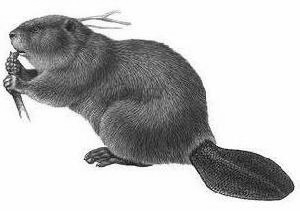
#> input picture pythonCV/1.png, 300 x 211 px
$ python pythonCVTest.py 1.png 2.png 5 3   (older library calls are emulated)
#> lines starting #> are read from the running program, lines starting #| are printed output that depends on the picture
#> in match, img is the input picture: shape (211, 300, 3); min 0, max 255, mean 189.2
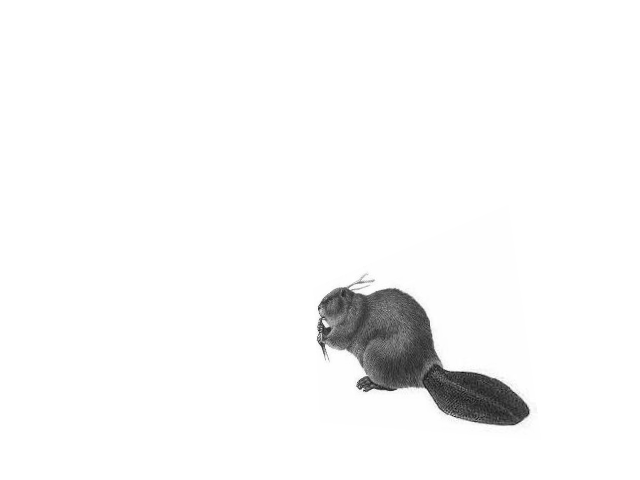
#> input picture pythonCV/2.png, 640 x 480 px
#> in match, temp is the input picture: shape (480, 640, 3); min 14, max 255, mean 247.4
#Use opencv to compute the sift descriptor of an image
#http://www.cvchina.info/2011/07/28/opencv2-3-python/
#http://jayrambhia.com/blog/sift-keypoint-matching-using-python-opencv/

import cv2,cv
import numpy as np
import itertools
import sys
from numpy import *

def findKeyPoints(img, template, distance=200):
#> called with distance = 5
    detector = cv2.FeatureDetector_create("SIFT")
    descriptor = cv2.DescriptorExtractor_create("SIFT")

    skp = detector.detect(img)
#> skp = 144 keypoints; strongest (x, y, size): (11, 36, 3.3), (144, 103, 80.1), (27, 65, 6.6), (98, 157, 13.6)
    skp, sd = descriptor.compute(img, skp)

    tkp = detector.detect(template)
#> tkp = 114 keypoints; strongest (x, y, size): (486, 400, 39.9), (384, 336, 69.6), (365, 384, 9.4), (326, 325, 3.3)
    tkp, td = descriptor.compute(template, tkp)

    flann_params = dict(algorithm=1, trees=4)
    flann = cv2.flann_Index(sd, flann_params)
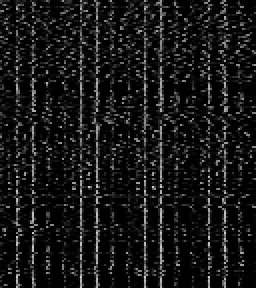
#> sd: shape (144, 128) float32 (shown 2 times larger); min 0, max 208, mean 22.4
    idx, dist = flann.knnSearch(td, 1, params={})
#> idx = 114 values, max 143 at index 108, min 0 at index 74, mean 83.77; dist = 114 values, max 188695 at index 6, min 1381 at index 108, mean 61909.1
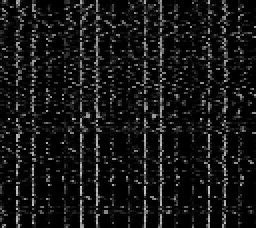
#> td: shape (114, 128) float32 (shown 2 times larger); min 0, max 206, mean 21.8
    del flann

    dist = dist[:,0]/2500.0
#> dist = 114 values, max 75.48 at index 6, min 0.552 at index 108, mean 24.76
    dist = dist.reshape(-1,).tolist()
    idx = idx.reshape(-1).tolist()
    indices = range(len(dist))
#> (the run stopped early here; a loop or call above may not have finished)
